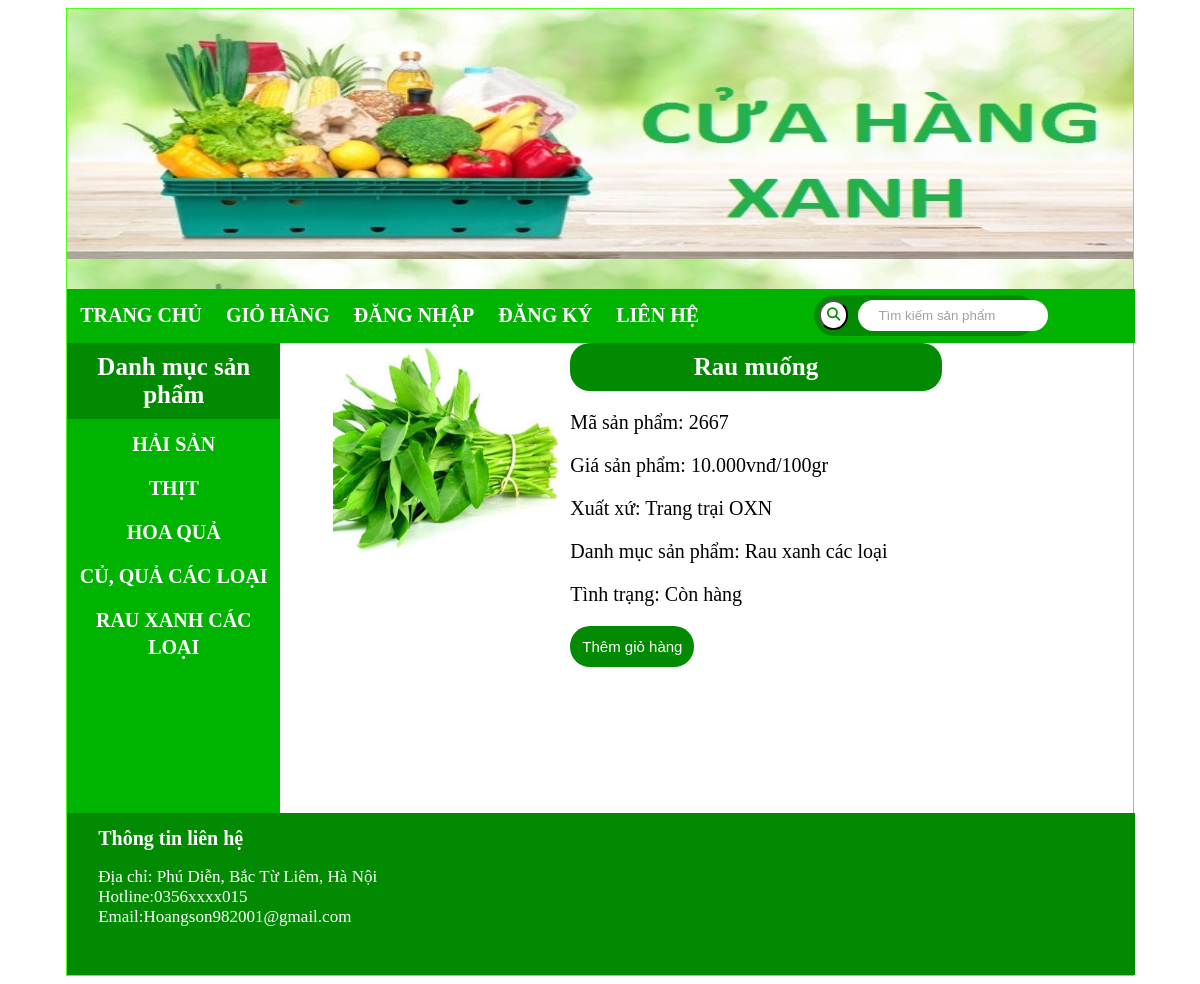
Page /index.php?quanly=sanpham&id=27 on the committed database.
### tables this page shows
CREATE TABLE `tbl_danhmuc` (
  `id_danhmuc` int NOT NULL,
  `tendanhmuc` varchar(100) NOT NULL,
  `madanhmuc` varchar(100) NOT NULL
);

CREATE TABLE `tbl_sanpham` (
  `id_sanpham` int NOT NULL,
  `tensanpham` varchar(250) NOT NULL,
  `masp` varchar(100) NOT NULL,
  `giasp` varchar(50) NOT NULL,
  `hinhanh` varchar(50) NOT NULL,
  `xuatxu` text NOT NULL,
  `tinhtrang` varchar(50) NOT NULL,
  `id_danhmuc` int NOT NULL
);

### pages/main/sanpham.php (the view, shortened to what this page needs)
<?php
	$sql_chitiet = "SELECT * FROM tbl_sanpham,tbl_danhmuc WHERE tbl_sanpham.id_danhmuc=tbl_danhmuc.id_danhmuc AND tbl_sanpham.id_sanpham='$_GET[id]' LIMIT 1";
	$query_chitiet = mysqli_query($mysqli,$sql_chitiet);
	while($row_chitiet = mysqli_fetch_array($query_chitiet)){
?>
<div class="wrapper_chitiet">
	<div class="hinhanh_sanpham">
		<img width="100%" src="admincp/modules/quanlysp/uploads/<?php echo $row_chitiet['hinhanh'] ?>">
	</div>
	<form method="POST" action="pages/main/themgiohang.php?idsanpham=<?php echo $row_chitiet['id_sanpham'] ?>">
		<div class="chitiet_sanpham">
			<h3 style="margin:0"> <?php echo $row_chitiet['tensanpham'] ?></h3>
			<p>Mã sản phẩm: <?php echo $row_chitiet['masp'] ?></p>
			<p>Giá sản phẩm: <?php echo number_format($row_chitiet['giasp'],0,',','.').'vnđ/100gr' ?></p>
			<p>Xuất xứ: <?php echo $row_chitiet['xuatxu'] ?></p>
			<p>Danh mục sản phẩm: <?php echo $row_chitiet['tendanhmuc'] ?></p>
			<p>Tình trạng: <?php echo $row_chitiet['tinhtrang'] ?></p>
			<p><input class="themgiohang" name="themgiohang" type="submit" value="Thêm giỏ hàng"></p>
		</div>
	</form>
</div>
<?php
}
?>

### pages/sidebar/sidebar.php
<link rel="stylesheet" type="text/css" href="css/style.css">
<div class="sidebar">
				<h4 style="text-align:center">Danh mục sản phẩm</h4>
				<ul class="list_sidebar">
					<?php
						$sql_danhmuc = "SELECT * FROM tbl_danhmuc ORDER BY id_danhmuc DESC";
						$query_danhmuc = mysqli_query($mysqli,$sql_danhmuc);
						while($row = mysqli_fetch_array($query_danhmuc)){
					?>
					<li style="text-transform: uppercase;"><a href="index.php?quanly=danhmucsanpham&id=<?php echo $row['id_danhmuc'] ?>"><?php echo $row['tendanhmuc'] ?></a></li>
					<?php
					}
					?>
				</ul>
			</div>

### css/style.css (style rules this page uses)
.wrapper_chitiet { height: auto; width: 90%; margin:0 auto; }
.hinhanh_sanpham { float: left; width: 30%; }
.chitiet_sanpham { float: left; width: 49%; margin:0 10px; font-size: 20px; }
input.themgiohang { border: none; border-radius: 20px; background: #028a02; color: #fff; padding: 12px; font-size: 15px; cursor: pointer; }
.sidebar { height: 470px; width: 20%; float: left; background-color: #00b300; }
ul.list_sidebar { padding: 0; margin: 0; width: 100%; list-style: none; line-height: 27px; }
ul.list_sidebar li a { text-decoration: none; text-align: left; color: white; font-size:20px; display: block; text-align: center; font-weight: bolder; }
ul.list_sidebar li { margin: 7px; padding: 5px; }
h4 { font-size:25px; background-color: #028a02; color:white; display: block; padding: 10px 0 10px 0; margin: 0 ; }
h3 { text-align: center; background-color: #028a02; color: white; font-size:25px; display: block; border-radius: 20px; padding: 10px 0 10px 0; margin:5px 200px 5px 200px; }
::placeholder { color: #afadad; }

### rows in the picture
tbl_danhmuc: tendanhmuc "HẢI SẢN"
tbl_danhmuc: tendanhmuc "THỊT"
tbl_danhmuc: tendanhmuc "HOA QUẢ"
tbl_danhmuc: tendanhmuc "CỦ, QUẢ CÁC LOẠI"
tbl_danhmuc: tendanhmuc "RAU XANH CÁC LOẠI"
tbl_sanpham: hinhanh (picture), tensanpham "Rau muống", masp "2667", giasp "10.000", xuatxu "Trang trại OXN", id_danhmuc.tendanhmuc "Rau xanh các loại", tinhtrang "Còn hàng"
